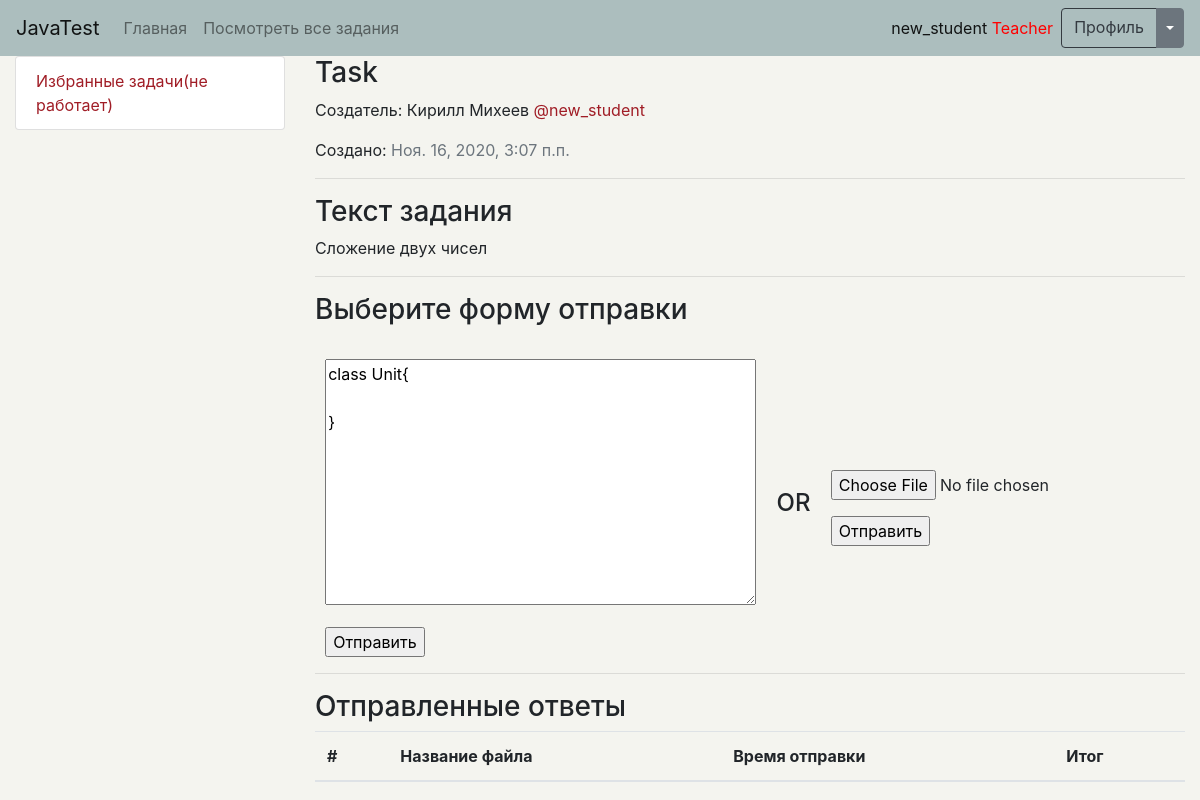
The page /test_system/task/detail/22 (signed in) on the database its author committed.
### main/models.py (models this page shows, shortened)
class Student(AbstractUser):
    is_activated = models.BooleanField(default=True, db_index=True, verbose_name='Прошел активацию?')
    class Meta(AbstractUser.Meta):
        verbose_name = 'Студент'
        verbose_name_plural = 'Студенты'

### testing_system/models.py (models this page shows, shortened)
class Task(models.Model):
    title = models.CharField(max_length=100, verbose_name='Название задания',
                             help_text='Название задания')                                                              # Добавить уникальность
    task_text = models.TextField(max_length=1000, db_index=True, verbose_name='Описание самого задания',
                                 help_text='Текст задания')
    date_publish = models.DateTimeField(auto_now_add=True, db_index=True, verbose_name='Дата создания задания')
    required_form = models.TextField(max_length=1000, db_index=True, verbose_name='Шаблон класса, который задал учител',
                                     help_text='Шаблон формы учителя')
    teacher = models.ForeignKey(Teacher, null=True, on_delete=models.CASCADE, verbose_name='Учитель, который приудмал это задание')
    class Meta:
        verbose_name = "Задание"
        verbose_name_plural = "Задания"
        ordering = ['-date_publish']

### testing_system/views.py (the view, shortened to what this page needs)
# urls.py: path('task/detail/<int:pk>', DetailTask.as_view(), name='detail_url'),
class DetailTask(FormView):
    form_class = StudentCodeModelForm
    template_name = 'testing_system/detail_task.html'
    def get_initial(self, initial=None):
        initial = {'code_text': Task.objects.get(pk=self.kwargs['pk']).required_form}
        return initial
    def get_context_data(self, **kwargs):
        data = super().get_context_data(**kwargs)
        data['task'] = Task.objects.get(pk=self.kwargs['pk'])
        answers = StudentCodeModel.objects.filter(task=data['task'].pk, student=self.request.user.pk)
        items = []
        for answer in answers:
            items.append(
                {
                    "file": f"{answer.file}",
                    "dispatch_time": f"{answer.dispatch_time}",
                    "status": f"{answer.status}",
                }
            )
        data['answers'] = json.dumps(items)
        return data

### testing_system/forms.py (shortened to what this page needs)
class StudentCodeModelForm(forms.ModelForm):
    class Meta:
        model = StudentCodeModel
        fields = '__all__'

### testing_system/templates/testing_system/detail_task.html (shortened to what this page needs)
{% extends 'layout/basic.html' %}
{% block content %}
    <h3>{{ task.title }}</h3>
    <p>Создатель: {{ task.teacher.first_name }} {{ task.teacher.last_name }} <span style="color: #A01D26;"> @{{ task.teacher.username }} </span></p>
    <p>Создано: <span class="text-muted">{{ task.date_publish }}</span></p>
    <hr>
    <h3>Текст задания</h3>
    <p>{{ task.task_text }}</p>
    <hr>
    {% if user.is_authenticated %}
    <h3>Выберите форму отправки</h3>
        <br>
        <form method="post" enctype="multipart/form-data">
            <div style="display: flex; flex-direction: row; justify-content: space-around; align-items: center">
                <div>
                    <p>{{ form.code_text }}</p>
                    <input type="submit" value="Отправить">
                </div>
                <div>
                    <h4>OR</h4>
                </div>
                <div>
                    <p>{{ form.file }}</p>
                    <input type="submit" value="Отправить">
                </div>
            </div>
        </form>
    {% else %}
        <p>Чтобы отправить свое рещшение Вам нужно авторизоваться
        <a href="{% url 'main:login_url' %}">Войти/зарегестрироваться</a>
        </p>
    {% endif %}
    {% if user.is_authenticated %}
        <hr>
        <h3>Отправленные ответы</h3>
        {% if answers %}
            <table class="table">
                <thead>
                <tr>
                    <th scope="col">#</th>
                    <th scope="col">Название файла</th>
                    <th scope="col">Время отправки</th>
                    <th scope="col">Итог</th>
                </tr>
                </thead>
            </table>
            {% else %}
            <p>Пока нет отправленных ответов</p>
        {% endif %}
    {% endif %}
{% endblock %}

### templates/layout/basic.html (shortened to what this page needs)
<!DOCTYPE html>
<html lang="en">
{% load static %}
<head>
    <link rel="stylesheet" href="https://cdn.jsdelivr.net/npm/bootstrap@4.5.3/dist/css/bootstrap.min.css">
    <link href="{% static 'style.css' %}" rel="stylesheet" type="text/css">
</head>
<body>
    <nav class="navbar navbar-expand-md navbar-light">
        <a class="navbar-brand" href="{% url 'main:index_url' %}">JavaTest</a>
        <div class="collapse navbar-collapse" id="navbarsExampleDefault">
            <ul class="navbar-nav mr-auto">
                <li class="nav-item">
                    <a class="nav-link" href="{% url 'main:index_url' %}">Главная</a>
                </li>
                <li class="nav-item">
                    <a class="nav-link" href="{% url 'testing_system:index_url' %}">Посмотреть все задания</a>
                </li>
            </ul>
            <div class="navbar-nav">
                {% if user.is_authenticated %}
                    <a class="nav-link active" href="{% url 'main:profile_url' %}">{{ user.username }}
                        {% if user.teacher %}
                            <span style="color: red">Teacher</span>
                        {% endif %}
                    </a>
                        <div class="btn-group">
                            <a class="btn btn-outline-dark" href="{% url 'main:profile_url' %}" role="button">
                                Профиль
                            </a>
                            <button type="button" class="btn btn-secondary dropdown-toggle dropdown-toggle-split"
                                    data-toggle="dropdown" aria-haspopup="true" aria-expanded="false">
                            </button>
                        </div>
                {% else %}
                    <a class="nav-link" href="{% url 'main:login_url' %}">Войти/Зарегестрироваться</a>
                {% endif %}
            </div>
        </div>
    </nav>
    <main role="main" class="container-fluid">
            <div class="row justify-content-between">
                <div class="col-md-3">
                    <ul class="list-group">
                        {% if user.is_authenticated %}
                            <li class="list-group-item"><a href="{% url 'testing_system:index_url' %}">Избранные задачи(не работает)</a></li>
                        {% endif %}
                    </ul>
                </div>
                <div class="col-md-9">
                    <div>
                        {% block content %}{% endblock %}
                    </div>
                </div>
            </div>
    </main>
</body>
</html>

### main/static/style.css (style rules this page uses)
body { background-color: #F4F4EF; }
a { color: #A01D26; text-decoration: none; transition: all .2s; }
nav { background-color: #ACBEBE; }

### rows shown on the page
Student: username "new_student"
Task: title "Task", teacher.first_name "Кирилл", teacher.last_name "Михеев", teacher.username "new_student", date_publish "Ноя. 16, 2020, 3:07 п.п.", task_text "Сложение двух чисел"
